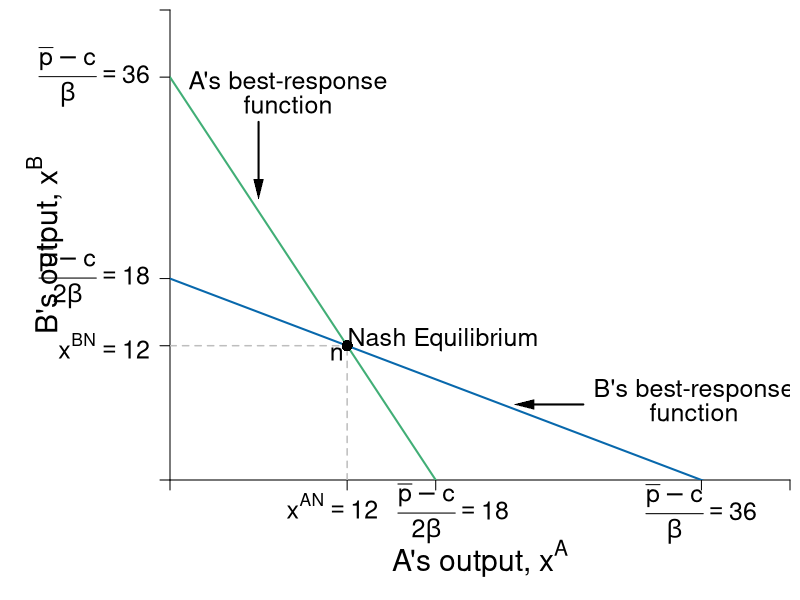

Generate this figure with R:
require(shape)
pdf(file = "competitionmarkets/cournot_brfs.pdf", width = 9, height = 7)

#Set parameters for graphics
axislabelsize <- 1.8
labelsize <- 1.5
namesize <- 1.8
annotatesize <- 1.5
graphlinewidth <- 2
segmentlinewidth <- 1.5

COL <- c("#7fc97f", "#beaed4", "#fdc086", "#ffff99", "#386cb0", "#f0027f", "#bf5b17", "#666666")
COLA <- c("#e0f3db", "#99d8c9","#66c2a4","#41ae76", "#238b45", "#005824")
COLB <- c("#c6dbef", "#4eb3d3", "#2b8cbe", "#0868ac","#084081")

par(mar =  c(6, 8.5, 0.5, 0.5))

piA <- function(xa, xb, s = 0.5, pmax = 20, c1 = 2) {
  (pmax - s*xb)*xa - s*(xa)^2 - c1*xa
}

piB <- function(xa, xb, s = 0.5, pmax = 20, c1 = 2) {
  (pmax - s*xa)*xb - s*(xb)^2 - c1*xb
}

brfB <- function(xa, s = 0.5, pmax = 20, c1 = 2) {
 (pmax - c1)/(2*s) - (1/2)*xa
}

brfA <- function(xa, s = 0.5, pmax = 20, c1 = 2) {
  (pmax - c1)/s - 2*xa
}


xlims <- c(0, 42)
ylims <- c(0, 42)

npts <- 501 
x <- seq(xlims[1], xlims[2], length.out = npts)
y <- seq(ylims[1], ylims[2], length.out = npts) 
a <- c(46.08, 55, 64)
b <- c(46.08, 55, 64)


plot(0, 0, xlim = xlims, ylim = ylims, type = "n",
     xlab = expression(paste("")),
     ylab = expression(paste("")), 
     xaxt = "n", 
     yaxt = "n", 
     cex.lab = axislabelsize, 
     bty = "n",
     xaxs = "i", 
     yaxs = "i")


ticksy <- c(0, 12, 18, 36, ylims[2])
ylabels <- c(NA, expression(paste(x^{BN} == 12)), expression(paste( frac(bar(p) - c,2*beta) == 18 )), expression(paste( frac(bar(p) - c,beta) == 36 )), NA)
ticksx <- c(0, 12, 18, 36, xlims[2])
#xlabels <- c(NA, expression(paste(x^{AN} == 12)), expression(paste(frac(bar(p) - c[1],2*beta) == 18)), expression(paste( frac(bar(p) - c[1],beta) ==36 )), NA)
xlabelsnum <- c(NA, NA, NA, expression(paste( frac(bar(p) - c,beta) == 36 )), NA)

text(11, -2.3, expression(paste(x^{AN} == 12)),xpd = TRUE, cex = labelsize)
text(19.2, -3, expression(paste(frac(bar(p) - c,2*beta) == 18)),xpd = TRUE, cex = labelsize)

axis(1, at = ticksx, pos = 0, labels = FALSE)
text(x = c(0, 12, 18, 36, xlims[2]), par("usr")[3] - 0.4, labels = xlabelsnum, srt = 0, pos = 1, xpd = TRUE, cex = labelsize)
axis(2, at = ticksy, pos = 0, labels = ylabels, las = 1, cex.axis = labelsize)

npts <- 500 
xx1 <- seq(xlims[1], xlims[2], length.out = npts)

lines(xx1, brfA(xx1, s = 0.5, pmax = 20, c1 = 2), col = COLA[4], lwd = graphlinewidth)
lines(xx1, brfB(xx1, s = 0.5, pmax = 20, c1 = 2), col = COLB[4], lwd = graphlinewidth)

segments(0, 12, 12, 12, lty = 2, col = "gray" , lwd = segmentlinewidth)
segments(12, 0, 12, 12, lty = 2, col = "gray" , lwd = segmentlinewidth)

text(0.5*(xlims[2]), -7, expression(paste("A's output, ", x^A)), xpd = TRUE, cex = axislabelsize) 
text(-8.5, 0.5*ylims[2], expression(paste("B's output, ", x^B)), xpd = TRUE, cex = axislabelsize, srt = 90) 

#Label point i. 
points(12, 12, pch = 16, col = "black", cex = 1.5)
text(18.5, 12.5, expression(paste("Nash Equilibrium")), cex = annotatesize)
text(11.3, 11.3, expression(paste("n")), cex = labelsize)

#B's brf
text(35.5, 8, expression(paste("B's best-response")), cex = annotatesize)
text(35.5, 6, expression(paste("function")), cex = annotatesize)
Arrows(28, 6.75, 24, 6.75, col = "black", lty = 1, lwd = 2, arr.type = "triangle", arr.lwd = 0.5)

#A's brf
text(8, 35.5, expression(paste("A's best-response")), cex = annotatesize)
text(8, 33.5, expression(paste("function")), cex = annotatesize)
Arrows(6, 32, 6, 26, col = "black", lty = 1, lwd = 2, arr.type = "triangle", arr.lwd = 0.5)


dev.off()
